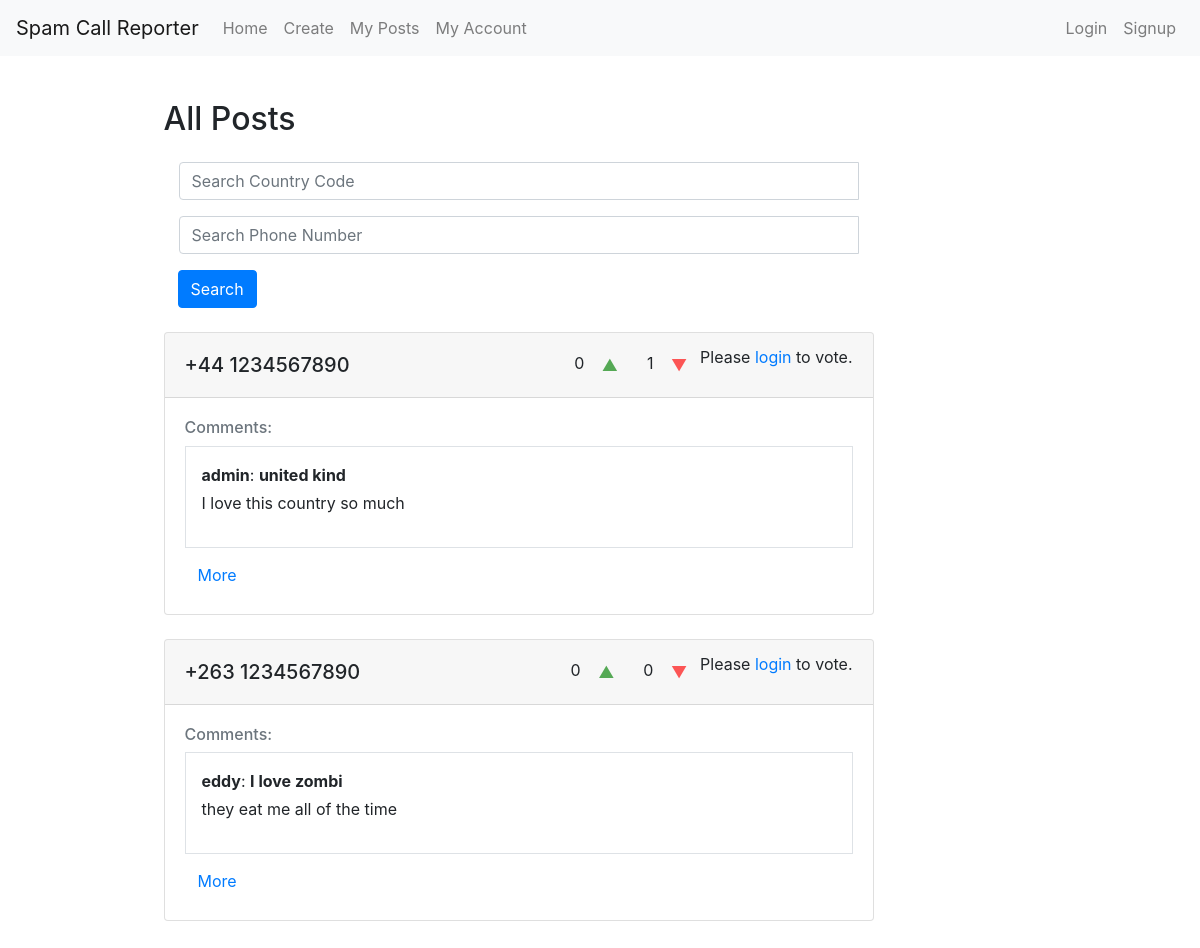
The page / on the database its author committed.
### app/models.py (models this page shows)
class Post(db.Model):
    id = db.Column(db.Integer, primary_key=True)
    country_code = db.Column(db.String(10), nullable=False)
    phone_number = db.Column(db.String(15), nullable=False)
    upvotes = db.Column(db.Integer, default=0)
    downvotes = db.Column(db.Integer, default=0)
    user_id = db.Column(db.Integer, db.ForeignKey('user.id'))
    votes = db.relationship('Vote', back_populates='post', lazy=True)
    comments = db.relationship('Comment', back_populates='post', lazy=True)

class Comment(db.Model):
    id = db.Column(db.Integer, primary_key=True)
    post_id = db.Column(db.Integer, db.ForeignKey('post.id'), nullable=False)
    user_id = db.Column(db.Integer, db.ForeignKey('user.id'), nullable=False)
    title = db.Column(db.String(150), nullable=False)
    description = db.Column(db.Text, nullable=False)
    post = db.relationship('Post', back_populates='comments')
    user = db.relationship('User', back_populates='comments')

class User(db.Model):
    id = db.Column(db.Integer, primary_key=True)
    username = db.Column(db.String(50), nullable=False, unique=True)
    email = db.Column(db.String(120), nullable=False, unique=True)
    password_hash = db.Column(db.String(128), nullable=False)
    votes = db.relationship('Vote', back_populates='user', lazy=True)
    comments = db.relationship('Comment', back_populates='user', lazy=True)

### app/views.py (the view)
@app.route('/', methods=['GET', 'POST'])
def view_posts():
    voted_posts = {}
    user_id = session.get('user_id')
    if user_id:
        user_votes = Vote.query.filter_by(user_id=user_id).all()
        voted_posts = {vote.post_id: vote.vote_type for vote in user_votes}
    posts = Post.query.all()
    if not posts:
        flash("No posts are in the database right now. Please create some!")
        posts = []
    post_comments = {}
    for post in posts:
        post_comments[post.id] = Comment.query.filter_by(post_id=post.id).limit(3).all()
    country_code = CountryCode.query.all()
    return render_template('view_posts.html',
                        search=True,
                        session=session,
                        posts=posts,
                        voted_posts=voted_posts,
                        post_comments=post_comments,
                        country_code=country_code,
                        title='All Posts')

### app/templates/view_posts.html (shortened to what this page needs)
{% extends "base.html" %}
{% block content %}
<div class="container mt-4">
    <h2>{{ title }}</h2>
    {% if search %}
    <div class="container mt-4">
        <div class="input-group mb-3 position-relative">
            <input type="text" class="form-control" id="country-code-input" placeholder="Search Country Code">
        </div>
        <div class="input-group mb-3 position-relative">
            <input type="text" class="form-control" id="phone-number-input" placeholder="Search Phone Number">
        </div>
        <div class="input-group-append">
            <button class="btn btn-primary" type="text" id="search-button">Search</button>
        </div>
    </div>
    {% endif %}
    <div id="posts-container" class="row justify-content-center mt-4">
    {% if posts %}
        {% for post in posts %}
            <div class="col-12 mb-4">
                <div class="card">
                    <div class="card-header text-center d-flex align-items-center justify-content-between">
                        <div>
                            <h5 class="mb-0">{{ post.country_code }} {{ post.phone_number }}</h5>
                        </div>
                        <div class="d-flex align-items-center">
                            {% if session.user_id %}
                                <div class="mr-3 d-flex align-items-center">
                                    <span id="upvotes-{{ post.id }}">{{ post.upvotes }}</span>
                                    <button id="upvote-button-{{ post.id }}" class="btn btn-link {% if voted_posts.get(post.id) == 'upvote' %}voted{% endif %}" style="color: green;" onclick="vote('{{ post.id }}', 'upvote')">
                                        &#9650;
                                    </button>
                                </div>
                                <div class="d-flex align-items-center">
                                    <span id="downvotes-{{ post.id }}">{{ post.downvotes }}</span>
                                    <button id="downvote-button-{{ post.id }}" class="btn btn-link {% if voted_posts.get(post.id) == 'downvote' %}voted{% endif %}" style="color: red;" onclick="vote('{{ post.id }}', 'downvote')">
                                        &#9660;
                                    </button>
                                </div>
                            {% else %}
                                <div class="mr-3">
                                    <span id="upvotes-{{ post.id }}">{{ post.upvotes }}</span>
                                    <button class="btn btn-link" style="color: green;" disabled>&#9650;</button>
                                </div>
                                <div>
                                    <span id="downvotes-{{ post.id }}">{{ post.downvotes }}</span>
                                    <button class="btn btn-link" style="color: red;" disabled>&#9660;</button>
                                </div>
                                <p>Please <a href="{{ url_for('login') }}">login</a> to vote.</p>
                            {% endif %}
                        </div>
                    </div>
                    <div class="card-body">
                        <h6 class="text-muted">Comments:</h6>
                        <div id="comments-{{ post.id }}">
                            {% for comment in post_comments[post.id] %}
                                <div class="border p-3 mb-2">
                                    <b>{{ comment.user.username }}</b>: <strong>{{ comment.title }}</strong><br>
                                    <p class="mt-1">{{ comment.description }}</p>
                                </div>
                            {% endfor %}
                        </div>
                        <button id="more-button-{{ post.id }}" class="btn btn-link" onclick="showMoreComments({{ post.id }},{{session.user_id}})">More</button>
                    </div>
                </div>
            </div>
        {% endfor %}
    {% else %}
        <p>Please  <a href="/create" >Create</a>  Some !</p>
    {% endif %}
    </div>
</div>
{% endblock %}

### app/templates/base.html (shortened to what this page needs)
<!DOCTYPE html>
<head>
    <link rel="stylesheet" href="https://stackpath.bootstrapcdn.com/bootstrap/4.2.1/css/bootstrap.min.css">
    <link rel="stylesheet" href="https://cdnjs.cloudflare.com/ajax/libs/font-awesome/5.15.4/css/all.min.css"
>
<body data-csrf-token="{{ csrf_token() }}">
    <nav class="navbar navbar-expand-sm navbar-light bg-light">
        <a class="navbar-brand" href="#">Spam Call Reporter</a>
        <div class="collapse navbar-collapse" id="navbarSupportedContent">
            <ul class="navbar-nav mr-auto">
                <li class="nav-item"><a class="nav-link" href="/">Home</a></li>
                <li class="nav-item"><a class="nav-link" href="/create">Create</a></li>
                <li class="nav-item"><a class="nav-link" href="/my_posts">My Posts</a></li>
                <li class="nav-item"><a class="nav-link" href="/my_account">My Account</a></li>
            </ul>
            <ul class="navbar-nav ml-auto">
                {% if session.user_id %}
                    <li class="nav-item"><a class="nav-link" href="/logout">Logout</a></li>
                {% else %}
                    <li class="nav-item"><a class="nav-link" href="/login">Login</a></li>
                    <li class="nav-item"><a class="nav-link" href="/signup">Signup</a></li>
                {% endif %}
            </ul>
        </div>
    </nav>
    <div class="container-fluid">
        <div class="d-flex" style="display: flex; gap: 1rem;">
          <div class="col-1 d-none d-lg-block"></div>
          <div class="col-12 col-md-10 col-lg-8" style="padding: 20px;">
            {% block content %}{% endblock %}
          </div>
          <div class="col-1 d-none d-lg-block"></div>
        </div>
    </div>
</body>
</html>

### rows shown on the page
Post: country_code "+44", phone_number "1234567890", upvotes "0", downvotes "1"
Comment: user.username "admin", title "united kind", description "I love this country so much"
Post: country_code "+263", phone_number "1234567890", upvotes "0", downvotes "0"
Comment: user.username "eddy", title "I love zombi", description "they eat me all of the time"

### other values the page prints
{{ title }} "All Posts"
